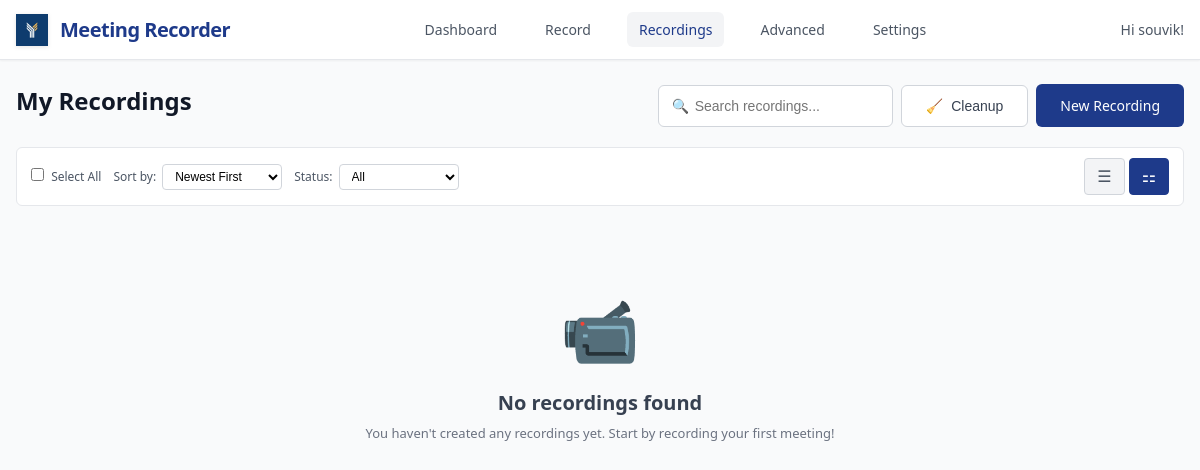
The app's page /recordings (signed in), older data.
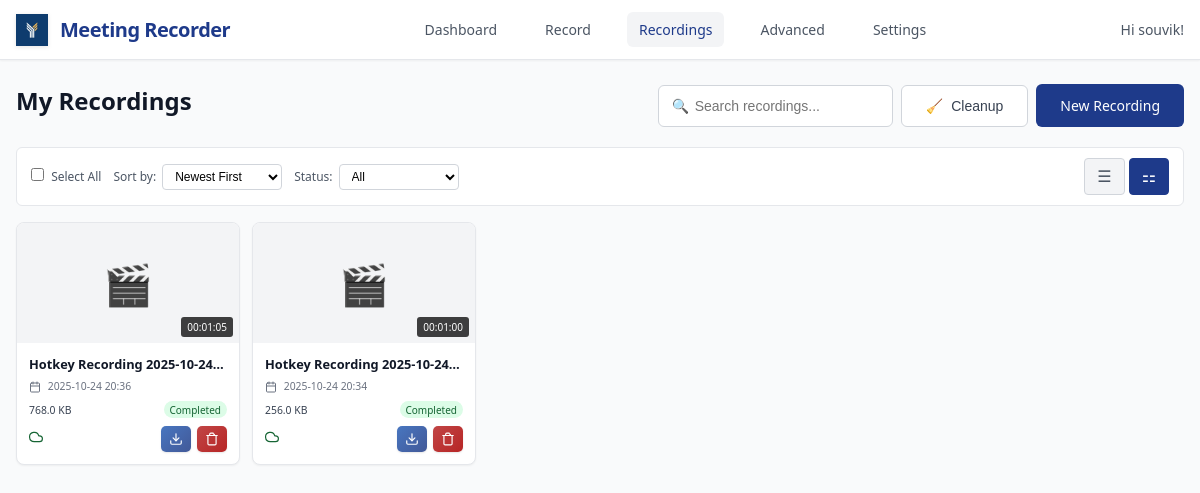
The same page, newer data.
### models.py (models this page shows, shortened)
class User(UserMixin, db.Model):
    id = db.Column(db.Integer, primary_key=True)
    username = db.Column(db.String(80), unique=True, nullable=False)
    email = db.Column(db.String(120), unique=True, nullable=False)
    password_hash = db.Column(db.String(128))
    created_at = db.Column(db.DateTime, default=datetime.utcnow)
    is_active = db.Column(db.Boolean, default=True)
    default_monitor = db.Column(db.String(200))  # Default monitor for recordings
    auto_delete_days = db.Column(db.Integer, default=30)  # Auto-delete recordings after N days
    recordings = db.relationship('Recording', backref='user', lazy=True)

class Recording(db.Model):
    id = db.Column(db.Integer, primary_key=True)
    title = db.Column(db.String(200), nullable=False)
    filename = db.Column(db.String(255), nullable=False)
    file_path = db.Column(db.String(500), nullable=False)
    file_size = db.Column(db.BigInteger, default=0)  # in bytes
    duration = db.Column(db.Integer, default=0)  # in seconds
    created_at = db.Column(db.DateTime, default=datetime.utcnow)
    started_at = db.Column(db.DateTime)
    ended_at = db.Column(db.DateTime)
    monitor_name = db.Column(db.String(200))
    resolution = db.Column(db.String(50))  # e.g., "1920x1080"
    uploaded = db.Column(db.Boolean, default=False)
    upload_url = db.Column(db.String(500))  # Legacy field - kept for compatibility
    video_url = db.Column(db.String(500))
    transcript_url = db.Column(db.String(500))
    thumbnail_url = db.Column(db.String(500))
    upload_status = db.Column(db.String(50), default='pending')  # pending, uploading, completed, failed
    upload_metadata = db.Column(db.Text)  # JSON metadata from upload
    user_id = db.Column(db.Integer, db.ForeignKey('user.id'), nullable=False)
    status = db.Column(db.String(50), default='completed')  # recording, processing, completed, failed
    @property
    def duration_formatted(self):
        if not self.duration:
            return "00:00:00"
        hours = self.duration // 3600
        minutes = (self.duration % 3600) // 60
        seconds = self.duration % 60
        return f"{hours:02d}:{minutes:02d}:{seconds:02d}"
    @property
    def file_size_formatted(self):
        if not self.file_size:
            return "0 B"
        size = self.file_size  # Work with a copy to avoid modifying the actual value
        for unit in ['B', 'KB', 'MB', 'GB']:
            if size < 1024:
                return f"{size:.1f} {unit}"
            size /= 1024
        return f"{size:.1f} TB"
    @property
    def sync_status(self):
        if self.upload_status == 'completed' and self.uploaded:
            return "Synced"
        elif self.upload_status == 'uploading':
            return "Uploading"
        elif self.upload_status == 'failed':
            return "Upload Failed"
        elif self.status == "failed":
            return "Recording Failed"
        elif self.status == "processing":
            return "Processing"
        else:
            return "Local Only"
    @property
    def sync_status_class(self):
        status = self.sync_status
        if status == "Synced":
            return "status-synced"
        elif status == "Uploading":
            return "status-uploading"
        elif "Failed" in status:
            return "status-failed"
        elif status == "Processing":
            return "status-processing"
        else:
            return "status-local"
    @property
    def resolved_file_path(self):
        if not self.file_path:
            return None
        current_dir = os.path.dirname(os.path.abspath(__file__))
        if os.path.isabs(self.file_path):
            filename = os.path.basename(self.file_path)
        else:
            filename = self.file_path
        resolved_path = os.path.join(current_dir, 'recordings', filename)
        return resolved_path
    @property
    def transcript_path(self):
        current_dir = os.path.dirname(os.path.abspath(__file__))
        recordings_dir = os.path.join(current_dir, 'recordings')
        safe_title = "".join(c for c in self.title if c.isalnum() or c in (' ', '-', '_')).rstrip()
        transcript_filename = f"{safe_title}_transcript.txt"
        transcript_path = os.path.join(recordings_dir, transcript_filename)
        if os.path.exists(transcript_path):
            return transcript_path
        resolved_path = self.resolved_file_path
        if resolved_path:
            old_transcript_path = os.path.splitext(resolved_path)[0] + '_transcript.txt'
            if os.path.exists(old_transcript_path):
                return old_transcript_path
        return transcript_path
    @property
    def has_transcript(self):
        transcript_path = self.transcript_path
        return transcript_path and os.path.exists(transcript_path)

### app.py (the view, shortened to what this page needs)
@app.route('/recordings')
@login_required
def recordings():
    page = request.args.get('page', 1, type=int)
    sort_by = request.args.get('sort', 'date_desc')
    status_filter = request.args.get('status', 'all')
    search_query = request.args.get('search', '').strip()
    query = Recording.query
    if search_query:
        query = query.filter(Recording.title.contains(search_query))
    if sort_by == 'date_asc':
        query = query.order_by(Recording.created_at.asc())
    elif sort_by == 'title':
        query = query.order_by(Recording.title.asc())
    elif sort_by == 'duration':
        query = query.order_by(Recording.duration.desc().nullslast())
    else:  # default: date_desc
        query = query.order_by(Recording.created_at.desc())
    recordings = query.paginate(page=page, per_page=10, error_out=False)
    return render_template('recordings.html', recordings=recordings)

### app.py (called while the page is built)
@app.context_processor
def utility_processor():
    return dict(format_file_size=format_file_size, format_duration=format_duration)

@login_manager.user_loader
def load_user(user_id):
    return db.session.get(User, int(user_id))  # Fix SQLAlchemy deprecation

### templates/recordings.html (shortened to what this page needs)
{% extends "base.html" %}
{% block content %}
<div class="page-header">
    <h1 class="page-title">My Recordings</h1>
    <div class="header-actions">
        <div class="search-box">
            <span class="search-icon">🔍</span>
            <input type="text" class="search-input" placeholder="Search recordings...">
        </div>
        <button onclick="cleanupOrphanedRecordings()" class="btn-secondary" title="Remove database entries without files">
            <span>🧹</span>
            Cleanup
        </button>
        <a href="/record" class="btn-primary">
            New Recording
        </a>
    </div>
</div>
<div class="filters">
    <div class="filter-group">
        <label class="filter-label">
            <input type="checkbox" id="selectAllCheckbox" onchange="toggleSelectAll()" style="margin-right: 0.25rem;">
            Select All
        </label>
    </div>
    <div class="filter-group">
        <label class="filter-label">Sort by:</label>
        <select class="filter-select" id="sortSelect">
            <option value="date_desc">Newest First</option>
        </select>
    </div>
    <div class="filter-group">
        <label class="filter-label">Status:</label>
        <select class="filter-select" id="statusSelect">
            <option value="all">All</option>
        </select>
    </div>
    <div class="view-toggles">
        <button class="view-toggle-btn" onclick="setView('list')" title="List View">
            <span>☰</span>
        </button>
        <button class="view-toggle-btn active" onclick="setView('grid')" title="Grid View">
            <span>⚏</span>
        </button>
    </div>
</div>
{% if recordings.items %}
    <div class="recordings-grid">
        {% for recording in recordings.items %}
        <div class="recording-card" onclick="playRecording('{{ recording.id }}', event)">
            <div class="recording-thumbnail">
                {% if recording.file_path %}
                <div class="placeholder-thumbnail" style="display: none; width: 100%; height: 100%; align-items: center; justify-content: center; font-size: 2.5rem; color: var(--gray-400);">
                    🎬
                </div>
                {% else %}
                <div class="placeholder-thumbnail" style="width: 100%; height: 100%; display: flex; align-items: center; justify-content: center; font-size: 2.5rem; color: var(--gray-400);">
                    🎬
                </div>
                {% endif %}
                <div class="recording-duration">{{ recording.duration_formatted }}</div>
            </div>
            <div class="recording-info">
                <div class="recording-title">{{ recording.title }}</div>
                <div class="recording-meta">
                    <div class="recording-date">
                        {{ recording.created_at.strftime('%Y-%m-%d %H:%M') }}
                    </div>
                </div>
                <div class="recording-details">
                    <span class="recording-size">{{ recording.file_size_formatted }}</span>
                    <span class="recording-status status-{{ recording.status }}">
                        {{ recording.status.title() }}
                    </span>
                </div>
                <div class="recording-actions">
                    <div class="sync-indicator">
                        <span class="{{ recording.sync_status_class }}" title="{{ recording.sync_status }}">
                            {% if recording.sync_status == 'Synced' %}
                                <svg width="14" height="14" viewBox="0 0 24 24" fill="none" stroke="currentColor" stroke-width="2" stroke-linecap="round" stroke-linejoin="round">
                                    <path d="M18 10h-1.26A8 8 0 1 0 9 20h9a5 5 0 0 0 0-10z"/>
                                </svg>
                            {% elif recording.sync_status == 'Completed' %}
                                <svg width="14" height="14" viewBox="0 0 24 24" fill="none" stroke="currentColor" stroke-width="2" stroke-linecap="round" stroke-linejoin="round">
                                    <polyline points="20,6 9,17 4,12"/>
                                </svg>
                            {% elif recording.sync_status == 'Processing' %}
                                <svg width="14" height="14" viewBox="0 0 24 24" fill="none" stroke="currentColor" stroke-width="2" stroke-linecap="round" stroke-linejoin="round" style="animation: spin 1s linear infinite;">
                                    <path d="M21 12a9 9 0 11-6.219-8.56"/>
                                </svg>
                            {% elif recording.sync_status == 'Failed' %}
                                <svg width="14" height="14" viewBox="0 0 24 24" fill="none" stroke="currentColor" stroke-width="2" stroke-linecap="round" stroke-linejoin="round">
                                    <circle cx="12" cy="12" r="10"/>
                                    <line x1="15" y1="9" x2="9" y2="15"/>
                                    <line x1="9" y1="9" x2="15" y2="15"/>
                                </svg>
                            {% endif %}
                        </span>
                    </div>
                    <div class="action-buttons">
                        {% if recording.file_path %}
                        <a href="{{ url_for('download_recording', recording_id=recording.id) }}"
                           class="download-btn"
                           title="Download video">
                            <svg width="14" height="14" viewBox="0 0 24 24" fill="none" stroke="currentColor" stroke-width="2" stroke-linecap="round" stroke-linejoin="round">
                                <path d="M21 15v4a2 2 0 0 1-2 2H5a2 2 0 0 1-2-2v-4"/>
                                <polyline points="7,10 12,15 17,10"/>
                                <line x1="12" y1="15" x2="12" y2="3"/>
                            </svg>
                        </a>
                        {% endif %}
                        <button class="delete-btn"
                                onclick="deleteRecording({{ recording.id }}, '{{ recording.title }}')"
                                title="Delete recording">
                            <svg width="14" height="14" viewBox="0 0 24 24" fill="none" stroke="currentColor" stroke-width="2" stroke-linecap="round" stroke-linejoin="round">
                                <path d="M3 6h18"/>
                                <path d="M19 6v14c0 1-1 2-2 2H7c-1 0-2-1-2-2V6"/>
                                <path d="M8 6V4c0-1 1-2 2-2h4c0 1 1 2 2 2v2"/>
                            </svg>
                        </button>
                    </div>
                </div>
            </div>
        </div>
        {% endfor %}
    </div>
{% else %}
    <div class="empty-state">
        <div class="empty-icon">📹</div>
        <div class="empty-title">No recordings found</div>
        <p>You haven't created any recordings yet. Start by recording your first meeting!</p>
    </div>
{% endif %}
{% endblock %}

### templates/base.html (shortened to what this page needs)
<!DOCTYPE html>
<html lang="en">
<head>
</head>
<body>
    <header class="header">
        <div class="header-content">
            <a href="{{ url_for('dashboard') }}" class="logo">
                <img src="{{ url_for('static', filename='image.png') }}" alt="FYE Labs" class="logo-image">
                <span class="logo-text">Meeting Recorder</span>
            </a>
            <nav class="nav-menu">
                <a href="{{ url_for('dashboard') }}" class="nav-link {% if request.endpoint == 'dashboard' %}active{% endif %}">Dashboard</a>
                <a href="{{ url_for('record') }}" class="nav-link {% if request.endpoint == 'record' %}active{% endif %}">Record</a>
                <a href="{{ url_for('recordings') }}" class="nav-link {% if request.endpoint == 'recordings' %}active{% endif %}">Recordings</a>
                <a href="{{ url_for('admin_dashboard') }}" class="nav-link {% if request.endpoint.startswith('admin_') %}active{% endif %}">Advanced</a>
                <a href="{{ url_for('settings') }}" class="nav-link {% if request.endpoint == 'settings' %}active{% endif %}">Settings</a>
            </nav>
            <div class="user-menu">
                <span class="user-info">Hi {{ current_user.username }}!</span>
            </div>
        </div>
    </header>
    <main class="container">
        {% block content %}{% endblock %}
    </main>
</body>
</html>

Row changes from the older to the newer data that the page shows:
added Recording: duration_formatted "00:01:05", title "Hotkey Recording 2025-10-24…", created_at "2025-10-24 20:36", file_size_formatted "768.0 KB", status "Completed", upload_status "completed" (drawn)
added Recording: duration_formatted "00:01:00", title "Hotkey Recording 2025-10-24…", created_at "2025-10-24 20:34", file_size_formatted "256.0 KB", status "Completed", upload_status "completed" (drawn)
Text that changed along with them:
text no longer shown: "📹 No recordings found You haven't created any recordings yet. Start by recording your first meeting!"
